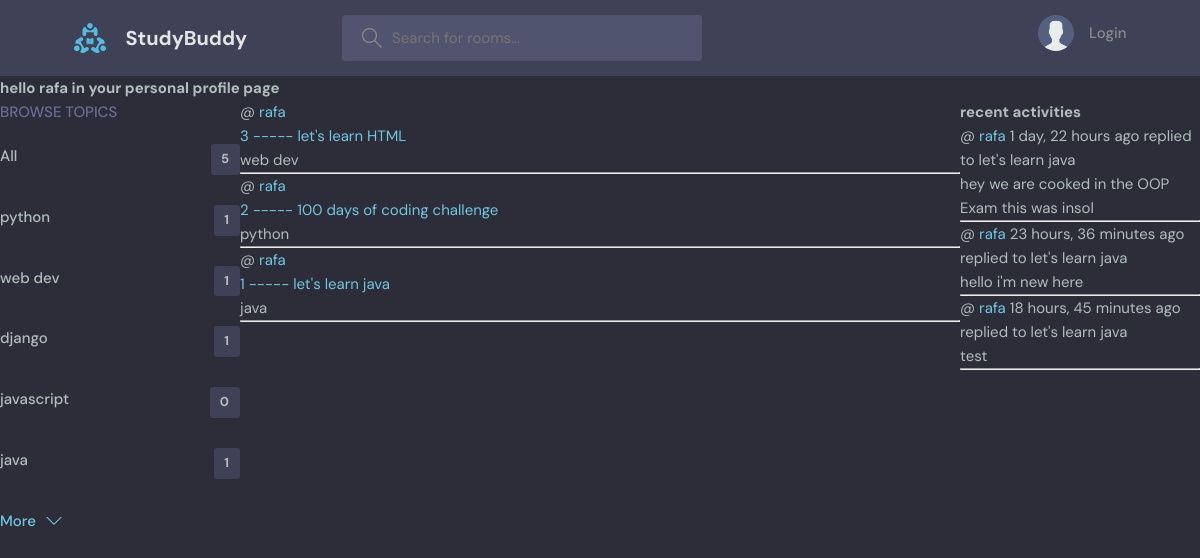
The app's page /userProfile/1/ with its own data.
### base/models.py (models this page shows, shortened)
class Topic(models.Model):
    name=models.CharField(max_length=200)

class Room(models.Model):
    host=models.ForeignKey(User,on_delete=models.SET_NULL,null=True)
    name=models.CharField(max_length=200)
    topic=models.ForeignKey(Topic,on_delete=models.SET_NULL,null=True)
    participants=models.ManyToManyField(User,related_name='participants',blank=True)
    description=models.TextField(null=True,blank=True)
    updated=models.DateTimeField(auto_now=True)
    created=models.DateTimeField(auto_now_add=True)
    def __str__(self):
        return self.name
    class Meta:
        ordering=['-updated','-created']

class Message(models.Model):
    room=models.ForeignKey(Room,on_delete=models.CASCADE)
    body=models.TextField()
    user=models.ForeignKey(User,on_delete=models.CASCADE)
    updated=models.DateTimeField(auto_now=True)
    created=models.DateTimeField(auto_now_add=True)
    def __str__(self):
        return self.body[0:50]

### base/views.py (the view)
# urls.py: path('userProfile/<str:pk>/',views.userProfile,name='userprofile')
def userProfile(request,pk):
    user=User.objects.get(id=pk)
    rooms=user.room_set.all()
    room_messages=user.message_set.all()
    topics=Topic.objects.all()
    context={'user':user,'rooms':rooms,'room_messages':room_messages,'topics':topics}
    return render(request,'base/profile.html',context)

### base/templates/base/profile.html (shortened to what this page needs)
{% extends "main.html" %}
{% block content  %}
<h1>hello {{user.username}} in your personal profile page</h1>
<div class="profile-container">
    <div>
        {% include "base/topics_component.html" %}
    </div>
    <div>
        {% include "base/feed_component.html" %}
    </div>
    <div>
        {%include 'base/activity_component.html'%}
    </div>
</div>
{% endblock content  %}

### base/templates/base/topics_component.html
<div class="topics">
          <div class="topics__header">
            <h2>Browse Topics</h2>
          </div>
          <ul class="topics__list">
            <li><a href="{% url 'home' %}">All <span>{{topics.count}}</span></a> </li>
        {% for topic in topics%}
        <li>
            <a href="{% url 'home' %}?q={{topic.name}}">{{topic.name}} <span>{{topic.room_set.all.count}}</span></a>
        </li>
        {% endfor%}
          </ul>
          <a class="btn btn--link" href="topics.html">
            More
            <svg version="1.1" xmlns="http://www.w3.org/2000/svg" width="32" height="32" viewBox="0 0 32 32">
              <title>chevron-down</title>
              <path d="M16 21l-13-13h-3l16 16 16-16h-3l-13 13z"></path>
            </svg>
          </a>
        </div>

### base/templates/base/feed_component.html (shortened to what this page needs)
{% for room in rooms %}
        <div>
            <span>@ <a href="{% url 'userprofile' room.host.id %}">{{room.host.username}}</a></span>
                <br>
                <a href="{% url 'room' room.id %}">{{ room.id }} ----- {{ room.name }} </a>
                <br>
                <small>{{room.topic.name}}</small>
                <hr>
            </div>
            {% endfor %}

### base/templates/base/activity_component.html
<h3>recent activities</h3>
        <div>
            <div>
            {%for message in room_messages%}
        <div>
            <small>@ <a href="{%url 'userprofile' message.user.id %}">{{message.user}}</a>  {{message.created|timesince}} ago
              {% if request.user == message.user  %}<a href="{% url 'deleteMessage' message.id %}">delete my message</a> {% endif %}   </small>
            <small>replied to {{message.room}}</small>
            <p>{{message}}</p>
        </div>
        <hr>
        {% endfor %}
        </div>
        </div>

### static/styles/style.css (style rules this page uses)
:root { --color-main: #71c6dd; --color-main-light: #e1f6fb; --color-dark: #3f4156; --color-dark-medium: #51546e; --color-dark-light: #696d97; --color-light: #e5e5e5; --color-gray: #8b8b8b; --color-light-gray: #b2bdbd; --color-bg: #2d2d39; --color-success: #5dd693; --color-error: #fc4b0b; }
* { font-family: "DM Sans", -apple-system, BlinkMacSystemFont, "Segoe UI", Roboto, Oxygen, Ubuntu, Cantarell, "Open Sans", "Helvetica Neue", sans-serif; margin: 0; padding: 0; box-sizing: border-box; text-rendering: optimizeLegibility; font-size: inherit; }
html { font-size: 56.25%; }
@media only screen and (min-width: 1200px) { html { font-size: 62.5%; } }
body { line-height: 1.6; font-weight: 400; font-size: 1.5rem; color: var(--color-light-gray); background-color: var(--color-bg); min-height: 100vh; }
a { display: inline-block; color: var(--color-main); text-decoration: none; }
.btn { background-color: transparent; border: none; display: inline-flex; align-items: center; gap: 1rem; cursor: pointer; transition: all ease-in-out 0.3s; padding: 1rem 2rem; border-radius: 5px; box-shadow: 1px 1px 3px 1px rgba(0, 0, 0, 0.15); font-weight: 500; }
.btn--link { border-radius: 0; padding: 0; color: var(--color-main); box-shadow: none; }
.btn > svg { fill: currentColor; width: 1.6rem; height: 1.6rem; }
.topics__header { margin-bottom: 2rem; }
.topics__header h2 { text-transform: uppercase; font-weight: 500; color: var(--color-dark-light); }
.topics__list { list-style: none; }
.topics__list li a { display: flex; justify-content: space-between; margin-bottom: 3rem; font-weight: 500; color: var(--color-light-gray); transition: all 0.3s ease-in-out; }
.topics__list li a span { padding: 0.5rem 1rem; background-color: var(--color-dark); border-radius: 3px; font-size: 1.3rem; font-weight: 700; letter-spacing: 1px; }

### base/templates/base/profile.html (style rules this page uses)
.profile-container { display:grid; grid-template-columns:1fr 3fr 1fr; }

### records on screen
Topic: name "python", room_set.all.count "1"
Topic: name "web dev", room_set.all.count "1"
Topic: name "django", room_set.all.count "1"
Topic: name "javascript", room_set.all.count "0"
Topic: name "java", room_set.all.count "1"
Room: host.username "rafa", id "3", name "let's learn HTML", topic.name "web dev"
Room: host.username "rafa", id "2", name "100 days of coding challenge", topic.name "python"
Room: host.username "rafa", id "1", name "let's learn java", topic.name "java"
Message: user "rafa", created "1 day, 22 hours", room "let's learn java", body "hey we are cooked in the OOP Exam this was insol"
Message: user "rafa", created "23 hours, 36 minutes", room "let's learn java", body "hello i'm new here"
Message: user "rafa", created "18 hours, 45 minutes", room "let's learn java", body "test"

### other values on screen
{{ user.username }} "rafa"
{{ topics.count }} "5"
